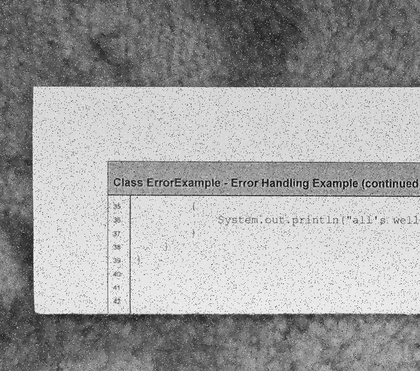
%> input picture InClass07/salt-pep.png, 420 x 371 px, shrunk from 900 x 796 before the run
$ octave medianfilter.m   (GNU Octave 9; MATLAB toolbox functions it lacks are replaced by stand-ins)
%> lines starting %> are read from the running program, lines starting %| are printed output that depends on the picture
input_im = imread('salt-pep.png');
%> input_im is the input picture: size 371x420 uint8; min 0, max 255, mean 160.6

windowSize = 3; % set window size
halfWidth = floor(windowSize/2);
[R,C] = size(input_im);
%> R = 371; C = 420
padded_input_im = padarray(input_im, [windowSize, windowSize]);
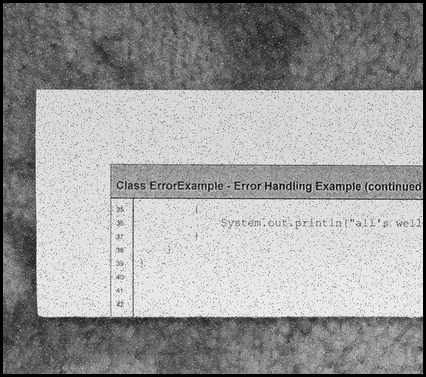
%> padded_input_im: size 377x426 uint8; min 0, max 255, mean 155.8
g = zeros(R,C, 'uint8');

for x = 1:R
    for y = 1:C
        window = padded_input_im(x+windowSize-halfWidth:x+windowSize+halfWidth, y+windowSize-halfWidth:y+windowSize+halfWidth);
        window = window(:);
        window = sort(window);
        median_val = window(ceil(end/2));
        g(x,y) = median_val;
    end
end
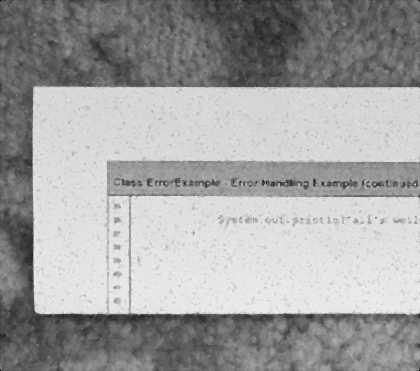
%> g: size 371x420 uint8; min 0, max 238, mean 162

imshow(g);

% [28 lines of commented-out code are left out]
